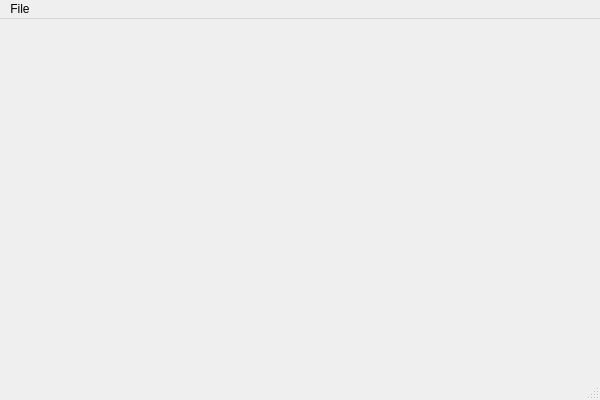
<?xml version="1.0" encoding="UTF-8"?>
<ui version="4.0">
 <class>MainWindowClass</class>
 <widget class="QMainWindow" name="MainWindowClass">
  <property name="geometry">
   <rect>
    <x>0</x>
    <y>0</y>
    <width>600</width>
    <height>400</height>
   </rect>
  </property>
  <property name="windowTitle">
   <string>Jungle Wave Demo</string>
  </property>
  <widget class="QWidget" name="centralWidget">
   <layout class="QVBoxLayout" name="verticalLayout">
    <item>
     <widget class="jPreview" name="preview" native="true">
      <property name="sizePolicy">
       <sizepolicy hsizetype="Expanding" vsizetype="Fixed">
        <horstretch>0</horstretch>
        <verstretch>0</verstretch>
       </sizepolicy>
      </property>
      <property name="minimumSize">
       <size>
        <width>0</width>
        <height>20</height>
       </size>
      </property>
     </widget>
    </item>
    <item>
     <widget class="jView" name="view" native="true">
      <property name="sizePolicy">
       <sizepolicy hsizetype="Expanding" vsizetype="Expanding">
        <horstretch>0</horstretch>
        <verstretch>0</verstretch>
       </sizepolicy>
      </property>
     </widget>
    </item>
   </layout>
  </widget>
  <widget class="QMenuBar" name="menuBar">
   <property name="geometry">
    <rect>
     <x>0</x>
     <y>0</y>
     <width>600</width>
     <height>21</height>
    </rect>
   </property>
   <widget class="QMenu" name="menuFile">
    <property name="title">
     <string>File</string>
    </property>
    <addaction name="actionOpen"/>
    <addaction name="actionExportSnapshot"/>
    <addaction name="separator"/>
    <addaction name="actionQuit"/>
   </widget>
   <addaction name="menuFile"/>
  </widget>
  <widget class="QStatusBar" name="statusBar"/>
  <action name="actionOpen">
   <property name="text">
    <string>Open</string>
   </property>
  </action>
  <action name="actionExit">
   <property name="text">
    <string>Exit</string>
   </property>
  </action>
  <action name="actionQuit">
   <property name="text">
    <string>Quit</string>
   </property>
  </action>
  <action name="actionExportSnapshot">
   <property name="enabled">
    <bool>false</bool>
   </property>
   <property name="text">
    <string>Export snapshot</string>
   </property>
  </action>
 </widget>
 <layoutdefault spacing="6" margin="11"/>
 <customwidgets>
  <customwidget>
   <class>jView</class>
   <extends>QWidget</extends>
   <header>../jhmi/jview.h</header>
   <container>1</container>
  </customwidget>
  <customwidget>
   <class>jPreview</class>
   <extends>QWidget</extends>
   <header>../jhmi/jview.h</header>
   <container>1</container>
  </customwidget>
 </customwidgets>
 <resources>
  <include location="mainwindow.qrc"/>
 </resources>
 <connections/>
</ui>
